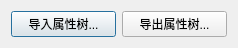
<?xml version="1.0" encoding="UTF-8"?>
<ui version="4.0">
 <class>Eyestack::Com_MVS::MvsCameraPropertyDialog</class>
 <widget class="QDialog" name="Eyestack::Com_MVS::MvsCameraPropertyDialog">
  <property name="geometry">
   <rect>
    <x>0</x>
    <y>0</y>
    <width>238</width>
    <height>41</height>
   </rect>
  </property>
  <property name="windowTitle">
   <string>Dialog</string>
  </property>
  <layout class="QHBoxLayout" name="horizontalLayout">
   <item>
    <widget class="QPushButton" name="pushButton">
     <property name="text">
      <string>导入属性树...</string>
     </property>
    </widget>
   </item>
   <item>
    <widget class="QPushButton" name="pushButton_2">
     <property name="text">
      <string>导出属性树...</string>
     </property>
    </widget>
   </item>
  </layout>
 </widget>
 <resources/>
 <connections/>
</ui>
